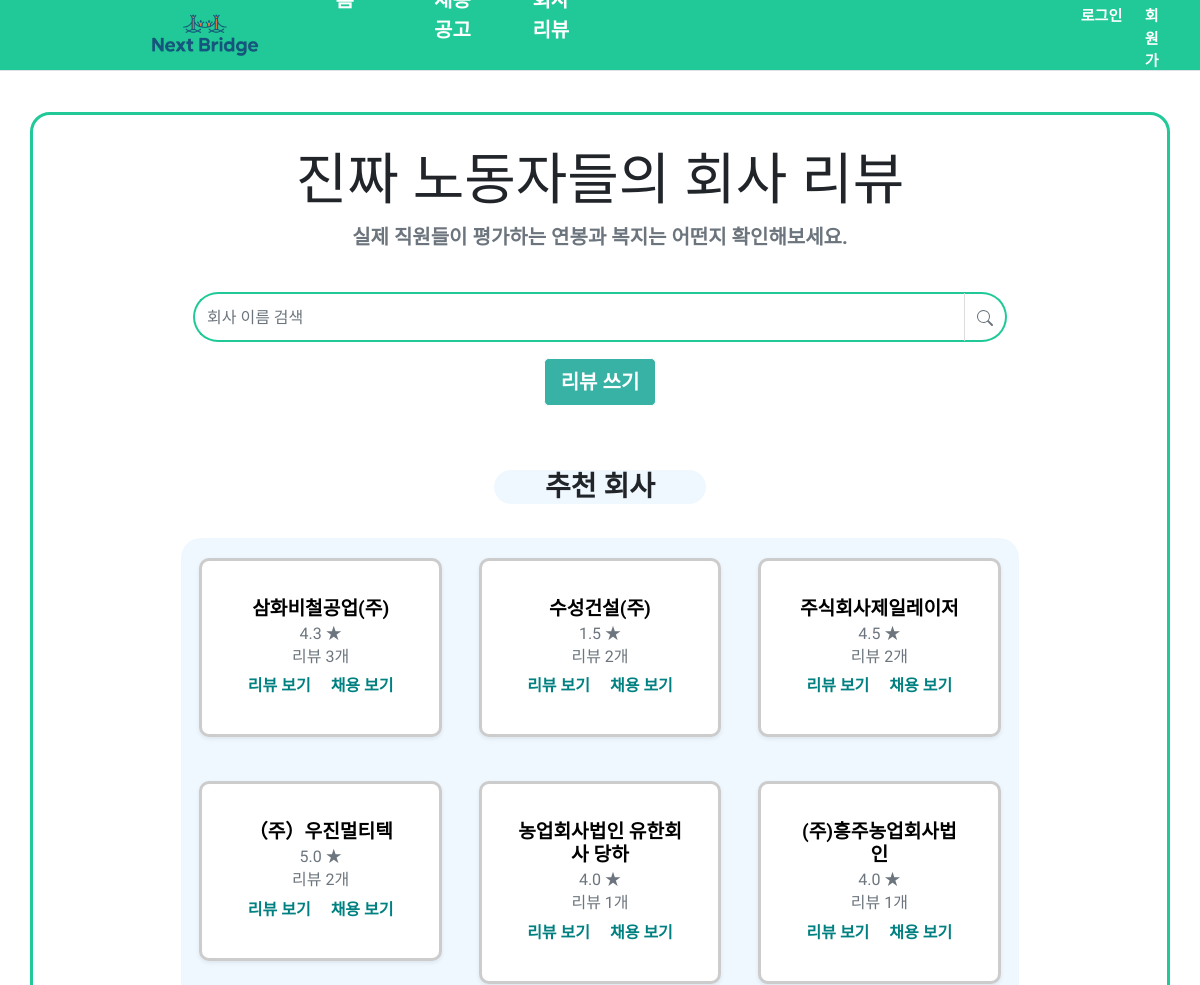
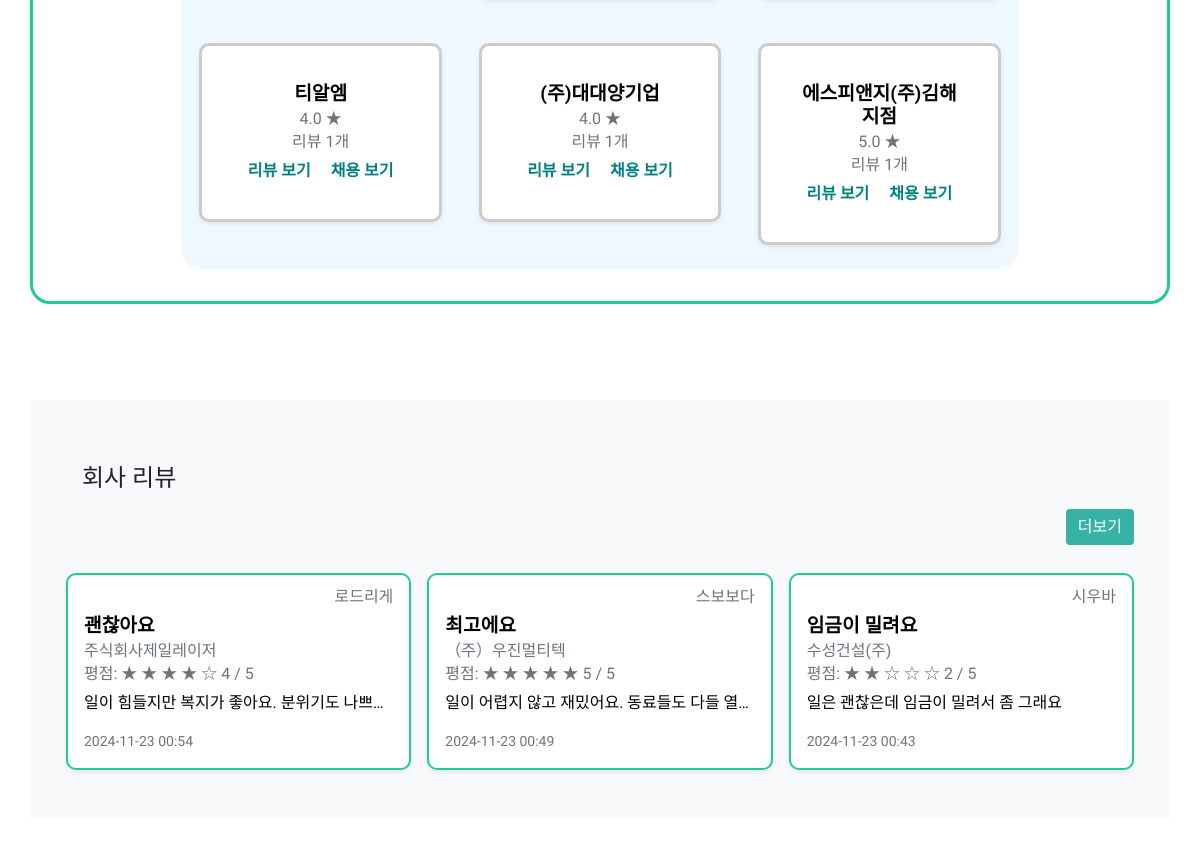
The app's page /reviews/ with its own data (2 pictures, top to bottom).
### jobs/models.py (models this page shows, shortened)
class JobPosting(models.Model):
    company_name = models.CharField(max_length=255)         # 회사 이름
    title = models.CharField(max_length=255)                # 공고 제목
    upper_region = models.CharField(max_length=255)         # 지역 대분류
    lower_region = models.CharField(max_length=255)         # 지역 대분류
    salary = models.CharField(max_length=255)               # 급여
    upper_field = models.CharField(max_length=255)          # 직무 분야
    lower_field = models.CharField(max_length=255)          # 직무 세부
    post_date = models.DateField()                          # 등록 날짜
    due_date = models.DateField()                           # 채용 마감일
    description = models.TextField()                        # 상세 근무 요강
    company_address = models.CharField(max_length=255, default="Unknown")  # 회사 주소
    recruit_conditions = models.JSONField(null=True, blank=True)  # 모집 조건
    work_conditions = models.JSONField(null=True, blank=True)  # 근무 조건
    welfare_conditions = models.JSONField(null=True, blank=True)  # 복리후생

### reviews/models.py (models this page shows, shortened)
class Review(models.Model):
    company = models.ForeignKey(JobPosting, on_delete=models.CASCADE, related_name='company_reviews', null=False, blank=False ) # jobs의 JobPosting과 연결
    author = models.ForeignKey(User, on_delete=models.CASCADE, related_name='author_reviews')
    subject = models.CharField(max_length=200)
    rating = models.PositiveIntegerField(
        default=3,  # 기본값을 3으로 설정
        validators=[MinValueValidator(0), MaxValueValidator(5)]
    )  # 1~5점 평가
    comment = models.TextField()
    create_date = models.DateTimeField() # 등록 일시
    modify_date = models.DateTimeField(null=True, blank=True) # 수정 일시
    voter = models.ManyToManyField(User, related_name='voter_reviews') # 추천인 추가

### reviews/views/base_views.py (the view)
# urls.py: path('', base_views.index, name='index'),  # '/' 에 해당되는 path
def index(request):
    rw = request.GET.get('rw','') # 검색어가 있으면 rw에 저장
    company_list = JobPosting.objects.all()
    if rw:
        company_list = JobPosting.objects.filter(
            Q(company_name__icontains=rw)
        )
        company_list = company_list.annotate(
            review_count=Count('company_reviews'),  # 리뷰 개수 계산
            average_rating=Avg('company_reviews__rating')  # 평균 평점 계산
        )
    else:
        company_list = JobPosting.objects.annotate(
            review_count=Count('company_reviews'),  # 리뷰 개수 계산
            average_rating=Avg('company_reviews__rating')  # 평균 평점 계산
        ).order_by('-review_count')[:9]  # 리뷰 개수가 많은 순으로 정렬
    latest_reviews = Review.objects.order_by('-create_date')[:3]
    context = {
        'latest_reviews': latest_reviews, # 최신 리뷰
        'companies': company_list, # 검색된 회사들
        'range': range(1, 6),
        'rw': rw,
    }
    return render(request, 'reviews/review_main.html', context)

### templates/reviews/review_main.html (shortened to what this page needs)
{% extends "base.html" %}
{% load static %}
{% block content %}
<link rel="stylesheet" href="{% static 'review_main.css' %}">
<body id = background-container">
    <section class="py-5 container">
        <div class="row py-lg-5">
            <div class="container py-3">
                <div class="pricing-header p-3 pb-md-4 mx-auto text-center">
                  <h1 class="display-4 fw-normal">진짜 노동자들의 회사 리뷰</h1>
                  <p class="fs-5 text-muted">실제 직원들이 평가하는 연봉과 복지는 어떤지 확인해보세요.</p>
                </div>
                <div class="col-4 input-group">
                    <input type="text" id="search_rw" class="form-control"  value="{{ rw|default_if_none:'' }}"placeholder="회사 이름 검색">
                    <div class="input-group-append">
                        <button class="btn btn-outline-secondary" type="button" id="btn_search">
                            <svg xmlns="http://www.w3.org/2000/svg" width="16" height="16" fill="currentColor" class="bi bi-search" viewBox="0 0 16 16">
                                <path d="M11.742 10.344a6.5 6.5 0 1 0-1.397 1.398h-.001q.044.06.098.115l3.85 3.85a1 1 0 0 0 1.415-1.414l-3.85-3.85a1 1 0 0 0-.115-.1zM12 6.5a5.5 5.5 0 1 1-11 0 5.5 5.5 0 0 1 11 0"/>
                            </svg>
                        </button>
                    </div>
                </div>
                <div class="p-3 pd-md-4 mx-auto text-center">
                    <a href="{% url 'reviews:review_create' %}" class="btn btn-lg btn-secondary fw-bold border-white">리뷰 쓰기</a>
                </div>
                <h3 class="text-center mt-5">추천 회사</h3>
                <div class="row row-cols-1 row-cols-md-3 mb-3">
                    {% for company in companies %}
                        <div class="col">
                            <div class="card mb-4 rounded-3 shadow-sm">
                                <div class="card-body">
                                    <h5 class="card-title">{{ company.company_name }}</h5>
                                    <h6 class="card-subtitle mb-2 text-muted">
                                      {% if company.average_rating %}
                                        {{ company.average_rating|floatformat:1 }} ★
                                      {% else %}
                                        평점 없음
                                      {% endif %}
                                    </h6>
                                    <h6 class="card-subtitle mb-2 text-muted">
                                      리뷰 {{ company.review_count }}개
                                    </h6>
                                    <a href="{% url 'reviews:company_reviews' company.id %}" class="card-link">리뷰 보기</a>
                                    <a href="{% url 'reviews:company_reviews' company.id %}#jobs" class="card-link">채용 보기</a>
                                </div>
                            </div>
                        </div>
                    {% empty %}
                    <div class="col-12">
                        <p>검색 결과가 없습니다.</p>
                    </div>
                    {% endfor %}
                </div>
            </div>
        </div>
    </section>
</body>
<div class="album py-5 bg-light">
    <div class="container">
        <h4 class="fw-normal p-3">회사 리뷰</h4>
        <a href="{% url 'reviews:review_list' %}" class="btn btn-primary">더보기</a>
        <div class="row row-cols-1 row-cols-sm-2 row-cols-md-3 g-3">
    {% for review in latest_reviews %}
        <div class="col">
            <a href="{% url 'reviews:review_detail' review.id %}" class="text-decoration-none">
                <div class="card shadow-sm h-100">
                    <div class="card-body d-flex flex-column">
                        <h6 class="card-subtitle mb-2 text-muted text-end">{{ review.author.username }}</h6>
                        <h5 class="card-title">{{ review.subject }}</h5>
                        <h6 class="card-subtitle mb-2 text-muted">{{ review.company.company_name }}</h6>
                        <h6 class="card-subtitle mb-2 text-muted">평점:
                            <span class="star-rating">
                                {% for i in range %}
                                    {% if forloop.counter <= review.rating %}
                                        <span class="star filled">&#9733;</span>
                                    {% else %}
                                        <span class="star">&#9734;</span>
                                    {% endif %}
                                {% endfor %}
                            </span>
                            {{ review.rating }} / 5
                        </h6>
                        <p class="card-text text-truncate" style="max-height: 60px;">{{ review.comment }}</p>
                        <small class="text-muted">{{ review.create_date|date:"Y-m-d H:i" }}</small>
                    </div>
                </div>
            </a>
        </div>
    {% endfor %}
</div>
    </div>
</div>
<footer class="text-muted py-5">
</footer>
{% endblock %}

### static/style.css (style rules this page uses)
body { font-family: "Gowun Dodum", serif; font-weight: 400; font-style: normal; }

### static/review_main.css (style rules this page uses)
.container.py-3 { padding:10em; border:3px solid #20c997; border-radius: 20px; }
.text-center.mt-5 { width:26%; margin:0 auto; margin-top:2em; margin-bottom:-0.5em; font-weight: bold; background-color:aliceblue; border-radius:50px; }
.row.row-cols-1.row-cols-md-3.mb-3 { background-color: aliceblue; margin-bottom:1em; border-radius:20px; }
#search_rw { height:50px; background-color: white; border: 2px solid #20c997; border-radius: 50px 0 0 50px; outline: none; border-right-color:gainsboro; }
#btn_search { height:50px; background-color: white; border: 2px solid #20c997; border-radius: 0 50px 50px 0; outline: none; border-left:none; }
.fs-5.text-muted { font-weight: bold; }
.btn.btn-lg.btn-secondary.fw-bold.border-white { background-color:#38B2A5; }
.card.mb-4.rounded-3.shadow-sm { width: 95%; padding: 20px; margin: 20px auto; background-color: white; border: 3px solid #ccc; border-radius: 10px !important; box-shadow: 0 4px 8px rgba(0, 0, 0, 0.1); text-align: center; transition: transform 0.2s, box-shadow 0.2s; }
.card-title { font-weight: bold; }
.card-link { text-decoration: none; color:teal; font-weight: bold; }
.row.row-cols-1.row-cols-md-3.mb-3 { margin-top:3em; }
.btn.btn-primary { margin-top:-0.5em; background-color: #38B2A5; border:none; float:right; }
.row.row-cols-1.row-cols-sm-2.row-cols-md-3.g-3 { margin-top:3em; }
.fw-normal.p-3 { font-weight: bold; }
.card.shadow-sm { border:2px solid #20c997; border-radius: 10px !important; box-shadow: 0 4px 8px rgba(0, 0, 0, 0.1); transition: transform 0.2s, box-shadow 0.2s; }
.btn.btn-primary { margin-left:1em; }
.card-title { font-size:1.2em; color:black; }
.card-text.text-truncate { color:black; }

### records on screen
JobPosting: company_name "삼화비철공업(주)", average_rating "4.3", review_count "3"
JobPosting: company_name "수성건설(주)", average_rating "1.5", review_count "2"
JobPosting: company_name "주식회사제일레이저", average_rating "4.5", review_count "2"
JobPosting: company_name "（주）우진멀티텍", average_rating "5.0", review_count "2"
JobPosting: company_name "농업회사법인 유한회사 당하", average_rating "4.0", review_count "1"
JobPosting: company_name "(주)흥주농업회사법인", average_rating "4.0", review_count "1"
JobPosting: company_name "티알엠", average_rating "4.0", review_count "1"
JobPosting: company_name "(주)대대양기업", average_rating "4.0", review_count "1"
JobPosting: company_name "에스피앤지(주)김해지점", average_rating "5.0", review_count "1"
Review: author.username "로드리게", subject "괜찮아요", company.company_name "주식회사제일레이저", rating "4", comment "일이 힘들지만 복지가 좋아요. 분위기도 나쁘…", create_date "2024-11-23 00:54"
Review: author.username "스보보다", subject "최고에요", company.company_name "（주）우진멀티텍", rating "5", comment "일이 어렵지 않고 재밌어요. 동료들도 다들 열…", create_date "2024-11-23 00:49"
Review: author.username "시우바", subject "임금이 밀려요", company.company_name "수성건설(주)", rating "2", comment "일은 괜찮은데 임금이 밀려서 좀 그래요", create_date "2024-11-23 00:43"
